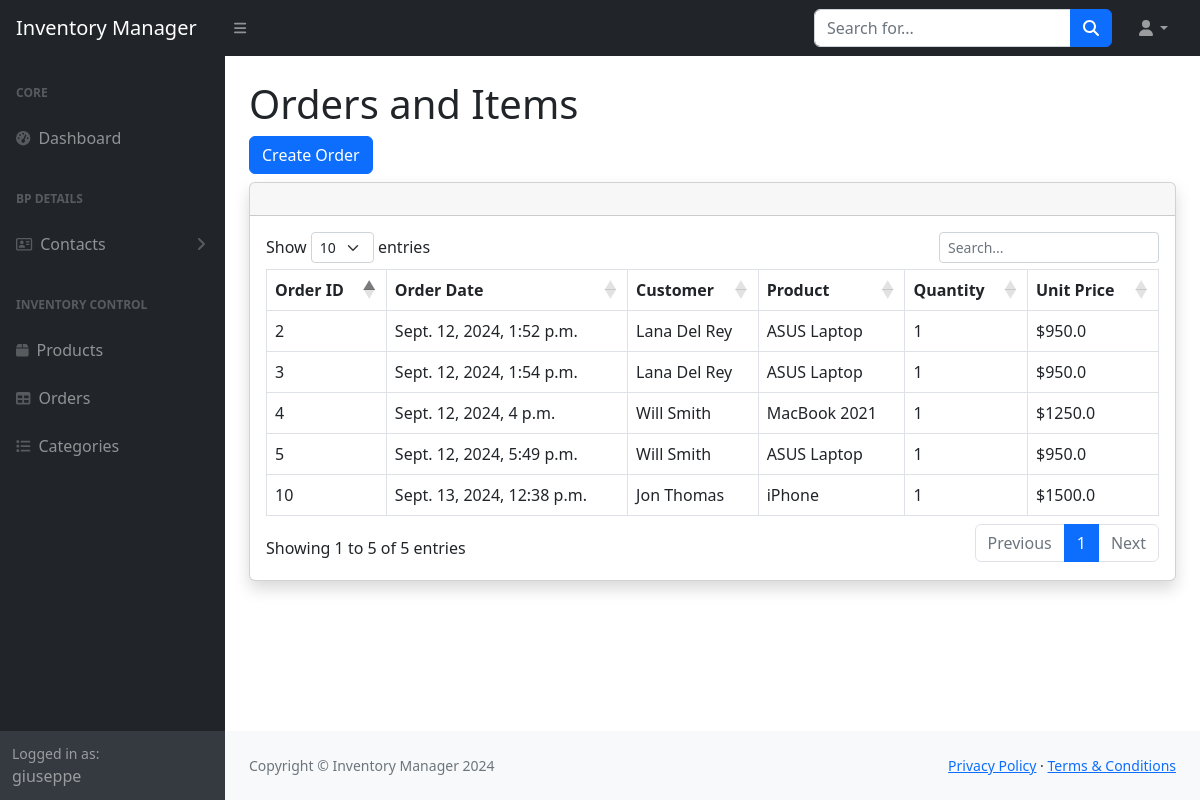
The page /orders (signed in) on the database as committed earlier.
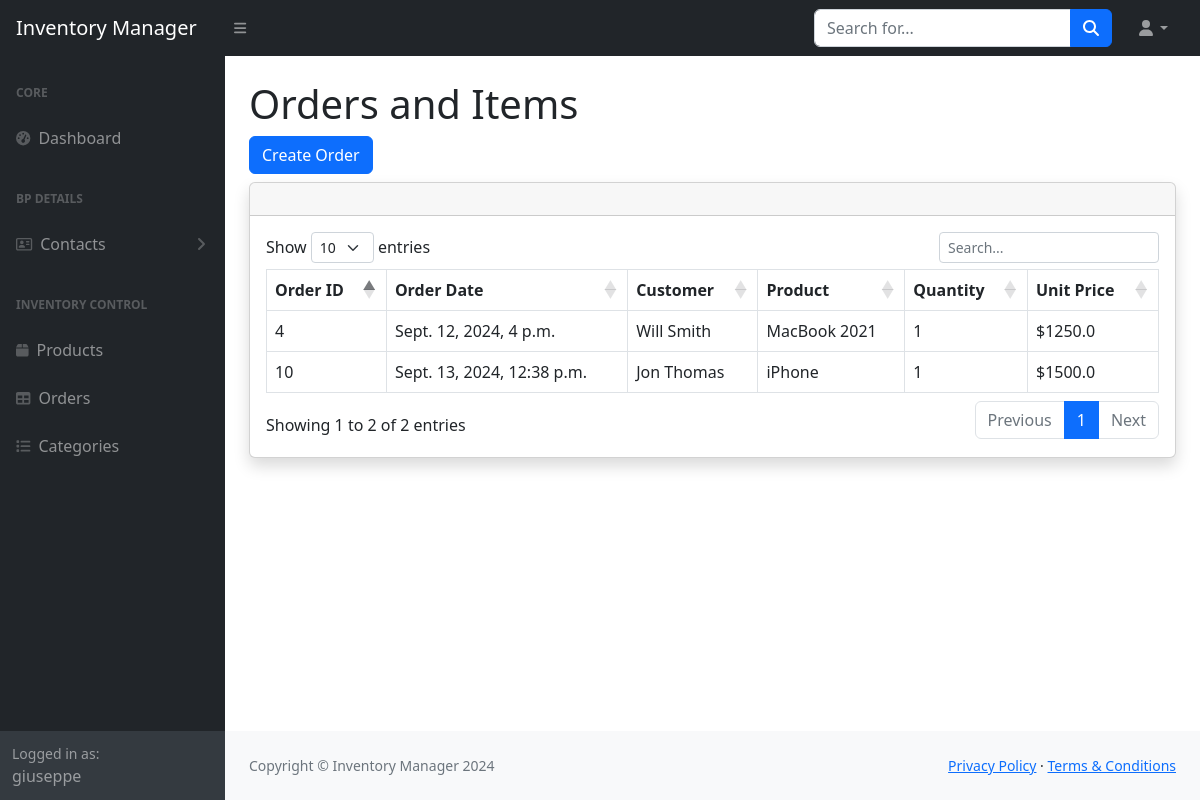
The same page on the database as committed later.
### inventorymanager/models.py (models this page shows, shortened)
class Order(models.Model):
    order_date = models.DateTimeField(auto_now_add=True)
    customer = models.ForeignKey(Customer, on_delete=models.CASCADE, related_name="orders")

class Customer(models.Model):
    first_name = models.CharField(max_length=75, null = False)
    last_name = models.CharField(max_length=75, null = False)
    email = models.CharField(max_length=75)
    phone = models.CharField(max_length=15)

class OrderItem(models.Model):
    quantity = models.IntegerField(null=False)
    unit_price = models.FloatField(null=False)
    order = models.ForeignKey(Order, on_delete=models.CASCADE, related_name="order_items")
    product = models.ForeignKey(Product, on_delete=models.CASCADE, related_name="product_items")

class Product(models.Model):
    name = models.CharField(max_length=140, null = False)
    description = models.CharField(max_length=75)
    unit_cost = models.FloatField(null = False)
    quantity_in_stock = models.IntegerField(null=False)
    category = models.ForeignKey(Category, on_delete=models.CASCADE, related_name="products")
    supplier = models.ForeignKey(Supplier, on_delete=models.CASCADE, related_name="products")

### inventorymanager/views.py (the view)
# urls.py: path("orders", views.order_view, name="orders"),
@login_required
def order_view(request):
    orders = Order.objects.all()
    return render(request, 'inventorymanager/orders.html', {
            "orders": orders
        })

### inventorymanager/templates/inventorymanager/orders.html (shortened to what this page needs)
{% extends "inventorymanager/layout.html" %}
{% block body %}
<h1 class="mt-4">Orders and Items</h1>
<a type="button" class="btn btn-primary mb-2" href="{% url 'create_order' %}">Create Order</a>
    <div class="card shadow mb-4">
            <div class="card-header py-3">
            </div>
            <div class="card-body">
                <div class="table-responsive">
                    <table id="ordersTable" class="table table-bordered" data-type="order" width="100%" cellspacing="0">
                        <thead>
                            <tr>
                                <th>Order ID</th>
                                <th>Order Date</th>
                                <th>Customer</th>
                                <th>Product</th>
                                <th>Quantity</th>
                                <th>Unit Price</th>
                            </tr>
                        </thead>
                        <tbody>
                            {% for order in orders %}
                                {% for item in order.order_items.all %}
                                <tr data-id="{{ order.id }}">
                                    <td>{{ order.id }}</td>
                                    <td>{{ order.order_date }}</td>
                                    <td>{{ order.customer.first_name }} {{ order.customer.last_name }}</td>
                                    <td>{{ item.product.name }}</td>
                                    <td>{{ item.quantity }}</td>
                                    <td>${{ item.unit_price }}</td>
                                </tr>
                                {% endfor %}
                            {% endfor %}
                        </tbody>
                    </table>
            </div>
        </div>
</div>
{% endblock body %}

Rows that differ between the two databases and show on the page:
no longer on this page (row unchanged): Order: id "2", order_date "Sept. 12, 2024, 1:52 p.m.", customer.first_name "Lana", customer.last_name "Del Rey"
removed OrderItem: product.name "ASUS Laptop", quantity "1", unit_price "950.0"
no longer on this page (row unchanged): Order: id "3", order_date "Sept. 12, 2024, 1:54 p.m.", customer.first_name "Lana", customer.last_name "Del Rey"
removed OrderItem: product.name "ASUS Laptop", quantity "1", unit_price "950.0"
no longer on this page (row unchanged): Order: id "5", order_date "Sept. 12, 2024, 5:49 p.m.", customer.first_name "Will", customer.last_name "Smith"
removed OrderItem: product.name "ASUS Laptop", quantity "1", unit_price "950.0"
Other text that changed with them:
text written by a page script: "Show entries Showing 1 to 5 of 5 entries Previous 1 Next" → "Show entries Showing 1 to 2 of 2 entries Previous 1 Next"
